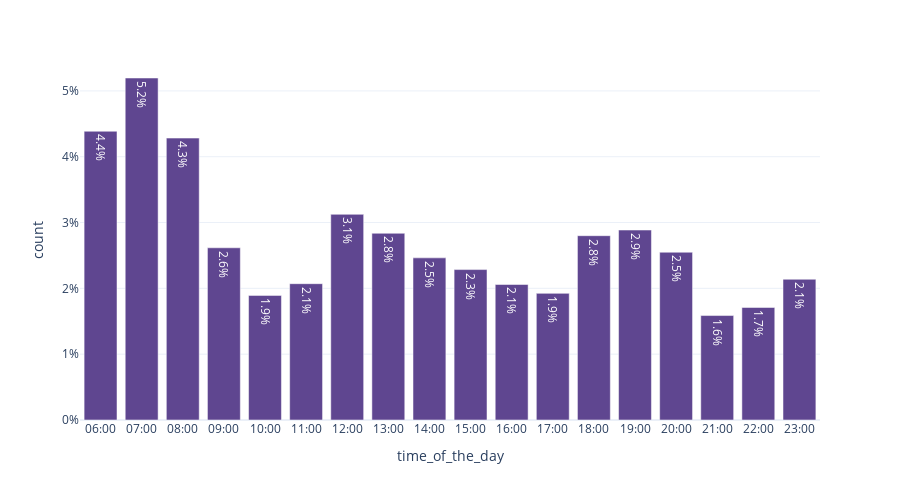

Write notebook code for a chart like this one.
### Code cell
# Multiplier = n_mentions * 2 min / (1 * 60 minutes * 1h * n_days)
multiplier = 2 / (data["channel_name"].nunique() * 16 * 1 * 60)

# method = "count"
method = multiplier

fig = show_mentions_by_time_of_the_day(
    data,split = None,freq = "1H",
    kind = "bar",height = 500,
    text_auto = ".1%",
    method = method,
)
if method != "count": 
    fig.update_layout(yaxis_tickformat='0%')
fig

### Figure 1 — Plotly figure (JSON) as saved in the notebook; plotly's stock layout.template omitted (floating-point values rounded to 4 significant figures)
{"data": [{"alignmentgroup": "True", "hovertemplate": "time_of_the_day=%{x}<br>count=%{y}<extra></extra>", "legendgroup": "", "marker": {"color": "rgb(95, 70, 144)", "pattern": {"shape": ""}}, "name": "", "offsetgroup": "", "orientation": "v", "showlegend": false, "textposition": "auto", "texttemplate": "%{y:.1%}", "x": ["06:00", "07:00", "08:00", "09:00", "10:00", "11:00", "12:00", "13:00", "14:00", "15:00", "16:00", "17:00", "18:00", "19:00", "20:00", "21:00", "22:00", "23:00"], "xaxis": "x", "y": [0.04387, 0.05196, 0.04283, 0.02616, 0.01893, 0.02071, 0.03125, 0.02837, 0.02463, 0.02286, 0.02059, 0.01924, 0.028, 0.02886, 0.02549, 0.01587, 0.0171, 0.02138], "yaxis": "y", "type": "bar"}], "layout": {"xaxis": {"anchor": "y", "domain": [0, 1], "title": {"text": "time_of_the_day"}}, "yaxis": {"anchor": "x", "domain": [0, 1], "title": {"text": "count"}, "tickformat": "0%"}, "legend": {"tracegroupgap": 0}, "margin": {"t": 60}, "barmode": "relative", "height": 500}}
